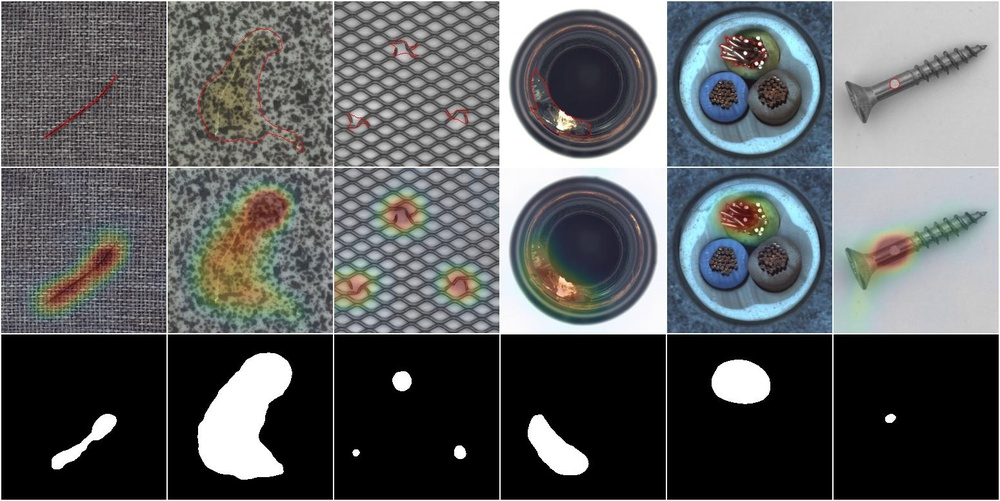
#> input picture project_documentation/anomalib(selected_framework)/documentation/read_the_docs/docs(TO-ANALYZE)/source/images/uflow/teaser.jpg, 1000 x 501 px, shrunk from 1550 x 776 before the run, given as the content of the folder net_surface_metallic-white/output_cropped_frame/normal_white, which was not available
$ python data_cropping.py
#> lines starting #> are read from the running program, lines starting #| are printed output that depends on the picture; pictures that were not available may be replaced by others from this repository, and a replacement may not be noted
import csv
import os
from pathlib import Path

import cv2


def load_csv_to_list(csv_path):
    """
    Carica un file CSV e restituisce una lista di liste.
    """
    data = []
    with open(csv_path, newline='') as csvfile:
        csv_reader = csv.reader(csvfile)
        for row in csv_reader:
            data.append(row)
    return data


def csv_to_dict_list(csv_data):
    """
    Converte i dati CSV in una lista di dizionari, con chiavi corrispondenti agli header del CSV.
    """
    headers = csv_data[0]  # Prima riga contiene gli header
    dict_list = []
    for row in csv_data[1:]:  # Ogni riga dopo la prima contiene i dati
        row_dict = dict()
        headers[0] = "index"
        for i, value in enumerate(row):
            row_dict[headers[i]] = value
        dict_list.append(row_dict)

    return dict_list


def crop_image(percorso_immagine, origine_x, origine_y, larghezza_crop, altezza_crop, percorso_output):
    # Carica l'immagine utilizzando OpenCV
    immagine = cv2.imread(percorso_immagine)
    # Esegui il crop dell'immagine
    immagine_croppata = immagine[origine_y:origine_y + altezza_crop, origine_x:origine_x + larghezza_crop]

    # Salva l'immagine croppata nella directory di output
    cv2.imwrite(percorso_output, immagine_croppata)


def main():
    csv_path = f"/home/cyberneid/Desktop/anomalib_project/custom_datasets/cabinet_surface_metallic-white/rects_to_crop/v1.csv" #input("Inserisci il percorso del file CSV: ")
    csv_data = load_csv_to_list(csv_path)
    dict_list = csv_to_dict_list(csv_data)
    print("Lista di dizionari:")
    for item in dict_list:
        print(item)


def extract_tiles(percorso_immagine, larghezza_crop, altezza_crop, traslazione_x, traslazione_y, nuova_larghezza_output, nuova_altezza_output, percorso_output):
    # Carica l'immagine utilizzando OpenCV
#> called with larghezza_crop = 256, altezza_crop = 256, traslazione_x = 8, traslazione_y = 8, nuova_larghezza_output = 256, nuova_altezza_output = 256
    immagine = cv2.imread(percorso_immagine)
#> immagine is the input picture: shape (501, 1000, 3); mean B, G, R 95.4, 94.4, 92.1
    altezza_immagine, larghezza_immagine, _ = immagine.shape
#> altezza_immagine = 501; larghezza_immagine = 1000

    # Estrai tutti i possibili crop
    for y in range(0, altezza_immagine - altezza_crop + 1, traslazione_y):
        for x in range(0, larghezza_immagine - larghezza_crop + 1, traslazione_x):
            crop = immagine[y:y + altezza_crop, x:x + larghezza_crop]
            nome_output = f"{os.path.splitext(percorso_output)[0]}/crop_x{x}_y{y}.png" #{os.path.splitext(percorso_output)[1]}"
            crop_redimensionato = cv2.resize(crop, (nuova_larghezza_output, nuova_altezza_output))
            print(nome_output)
            cv2.imwrite(nome_output, crop_redimensionato)
#> this loop made 31 passes
#> pass 1, in extract_tiles, `cv2.imwrite(nome_output, crop_redimensionato)`:
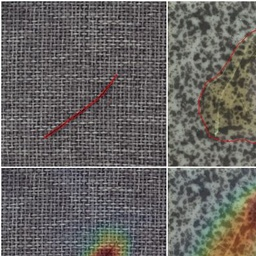
#> saved as crop_x0_y0.png: shape (256, 256, 3); mean B, G, R 97.9, 100.4, 103.1
#> pass 1, in extract_tiles, `cv2.imwrite(nome_output, crop_redimensionato)`:
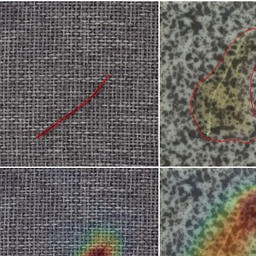
#> saved as crop_x8_y0.png: shape (256, 256, 3); mean B, G, R 97.2, 100.2, 103.2
#> pass 1, in extract_tiles, `cv2.imwrite(nome_output, crop_redimensionato)`:
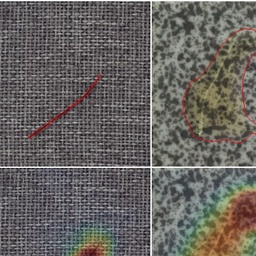
#> saved as crop_x16_y0.png: shape (256, 256, 3); mean B, G, R 97.2, 100.6, 103.8
#> pass 1, in extract_tiles, `cv2.imwrite(nome_output, crop_redimensionato)`:
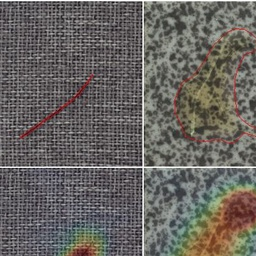
#> saved as crop_x24_y0.png: shape (256, 256, 3); mean B, G, R 97.4, 101.2, 104.4
#> after the loop:
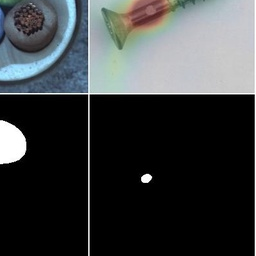
#> crop: shape (256, 256, 3); mean B, G, R 64.6, 63.2, 59.8


if __name__ == "__main__" and False:

    wd = "/home/cyberneid/Desktop/anomalib_project/custom_datasets/cabinet_surface_metallic-white"

    csv_path = f"{wd}/rects_to_crop/v6.csv" #input("Inserisci il percorso del file CSV: ")
    csv_data = load_csv_to_list(csv_path)
    dict_list = csv_to_dict_list(csv_data)

    for i, item in enumerate(dict_list):
        print(item)

        images_dir = f"{wd}/output_frame/white_surface_v6"

        if not Path(f"{wd}/output_cropped_frame/{images_dir.split('/')[-1]}").is_dir():
            os.mkdir(f"{wd}/output_cropped_frame/{images_dir.split('/')[-1]}")

        for img_file_name in os.listdir(images_dir):

            if not Path(f"{wd}/output_cropped_frame/{images_dir.split('/')[-1]}/crop_index_{i}").is_dir():
                os.mkdir(f"{wd}/output_cropped_frame/{images_dir.split('/')[-1]}/crop_index_{i}")

            # Esempio di utilizzo dello script
            percorso_immagine = f"{images_dir}/{img_file_name}"  # Sostituisci con il percorso dell'immagine
            origin_x_key = item["originX"]
            origin_x = int(item[origin_x_key])  # Coordinate x del vertice in alto a sinistra
            origin_y_key = item["originY"]
            origin_y = int(item[origin_y_key])  # Coordinate y del vertice in alto a sinistra
            larghezza_crop = int(item["width"])  # Larghezza del crop
            altezza_crop = int(item["height"])  # Altezza del crop
            percorso_output = f"{wd}/output_cropped_frame/{images_dir.split('/')[-1]}/crop_index_{i}/{img_file_name}"  # Sostituisci con il percorso di output desiderato

            # Esegui il crop dell'immagine utilizzando OpenCV
            crop_image(percorso_immagine, origin_x, origin_y, larghezza_crop, altezza_crop, percorso_output)


if __name__ == "__main__":

    for index in range(0,1):
        wd = f"/home/cyberneid/Desktop/anomalib_project/custom_datasets/cabinet_surface_metallic-white/output_cropped_frame/normal_white"

        output_dir = f"{wd}_tiles_256-256_8-8"

        if not Path(output_dir).is_dir():
            os.mkdir(output_dir)

        sampling_rate = 1

        cnt = 0
        for img_file_name in os.listdir(wd):

            if not (cnt % sampling_rate):

                # Esempio di utilizzo dello script
                percorso_immagine = f"{wd}/{img_file_name}"  # Sostituisci con il percorso dell'immagine
                larghezza_crop = 256  # Larghezza del crop in pixel
                altezza_crop = 256  # Altezza del crop in pixel
                traslazione_x = 8  # Valore di traslazione lungo l'asse x in pixel
                traslazione_y = 8  # Valore di traslazione lungo l'asse y in pixel
                nuova_altezza_output = 256
                nuova_larghezza_output = 256
                percorso_output = output_dir  # Sostituisci con il percorso di output desiderato

                # Estrai tutti i crop
                extract_tiles(percorso_immagine, larghezza_crop, altezza_crop, traslazione_x, traslazione_y, nuova_altezza_output, nuova_larghezza_output, percorso_output)

            cnt += 1
